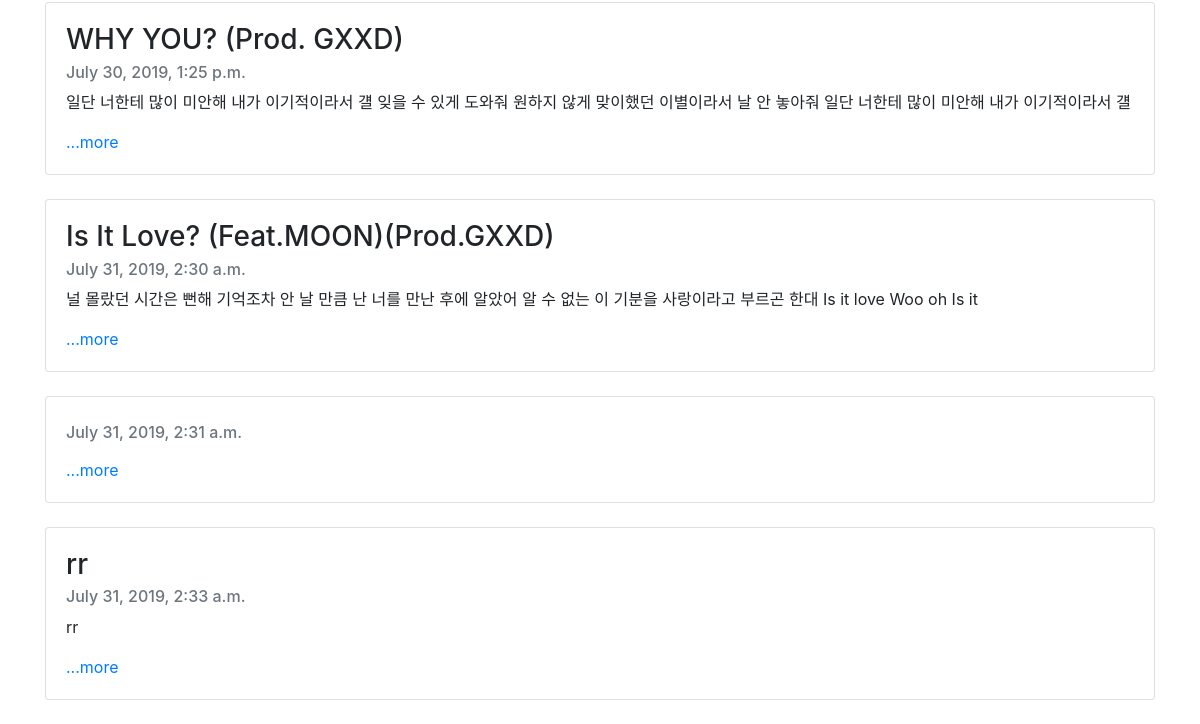
Before: / (lower part) with the older database file.
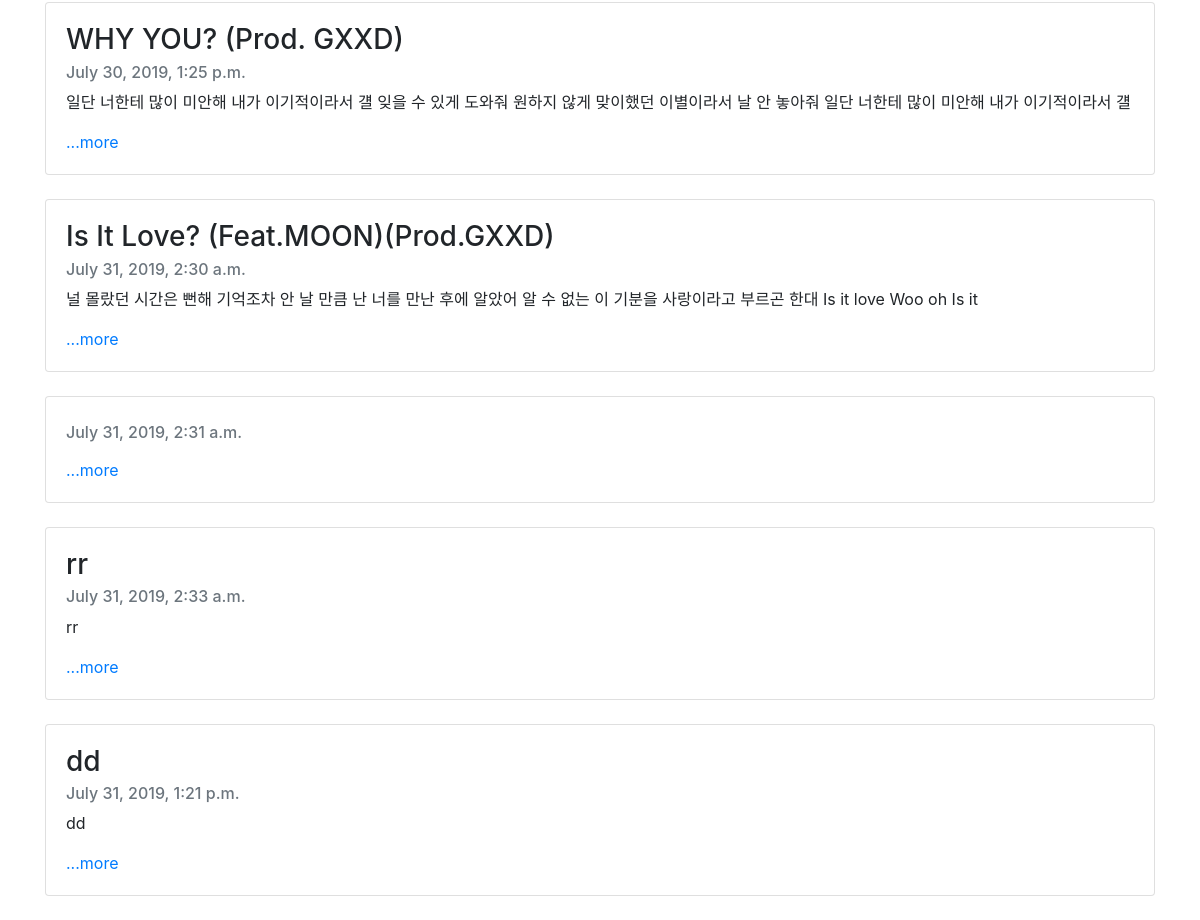
After: the same page with the newer database file.
### blogapp/models.py (models this page shows, shortened)
class Blog(models.Model):
    title = models.CharField(max_length=200)
    pub_date = models.DateTimeField('date published')
    body = models.TextField()
    def summary(self):
        return self.body[:100]

### blogapp/views.py (the view)
# urls.py: 2. Add a URL to urlpatterns:  path('', views.home, name='home')
def home(request):
    blogs = Blog.objects
    return render(request,'home.html',{'blogs':blogs})

### blogapp/templates/home.html (shortened to what this page needs)
<head>
    <link rel="stylesheet" href="https://stackpath.bootstrapcdn.com/bootstrap/4.3.1/css/bootstrap.min.css">
</head>
<body>
  {% for blog in blogs.all %}
  <div class="container">
      <div class="card">
          <div class="card-body">
            <h3 class="card-title">{{blog.title}}</h3>
            <h6 class="card-subtitle mb-2 text-muted">{{blog.pub_date}}</h6>
            <p class="card-text">{{blog.summary}}</p>
            <a href="{%url 'detail' blog.id %}" class="card-link">...more</a>
  </div>
 </div> <br>
    </div>
    {% endfor %}
</body>

Changed rows visible on the page:
added Blog: title "dd", pub_date "July 31, 2019, 1:21 p.m.", summary "dd"
